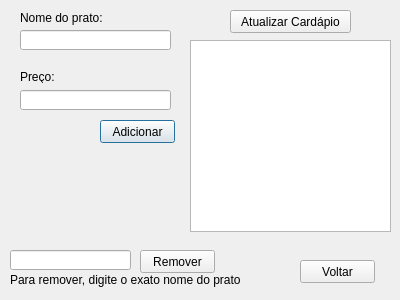
<?xml version="1.0" encoding="UTF-8"?>
<ui version="4.0">
 <class>mudarCardapio</class>
 <widget class="QDialog" name="mudarCardapio">
  <property name="geometry">
   <rect>
    <x>0</x>
    <y>0</y>
    <width>400</width>
    <height>300</height>
   </rect>
  </property>
  <property name="windowTitle">
   <string>Dialog</string>
  </property>
  <widget class="QPushButton" name="pushButton">
   <property name="geometry">
    <rect>
     <x>100</x>
     <y>120</y>
     <width>75</width>
     <height>23</height>
    </rect>
   </property>
   <property name="text">
    <string>Adicionar</string>
   </property>
  </widget>
  <widget class="QPushButton" name="pushButton_2">
   <property name="geometry">
    <rect>
     <x>140</x>
     <y>250</y>
     <width>75</width>
     <height>23</height>
    </rect>
   </property>
   <property name="text">
    <string>Remover</string>
   </property>
  </widget>
  <widget class="QPushButton" name="pushButton_3">
   <property name="geometry">
    <rect>
     <x>230</x>
     <y>10</y>
     <width>121</width>
     <height>23</height>
    </rect>
   </property>
   <property name="text">
    <string>Atualizar Cardápio</string>
   </property>
  </widget>
  <widget class="QLineEdit" name="lineEdit">
   <property name="geometry">
    <rect>
     <x>10</x>
     <y>250</y>
     <width>121</width>
     <height>20</height>
    </rect>
   </property>
  </widget>
  <widget class="QLabel" name="label">
   <property name="geometry">
    <rect>
     <x>10</x>
     <y>270</y>
     <width>251</width>
     <height>20</height>
    </rect>
   </property>
   <property name="text">
    <string>Para remover, digite o exato nome do prato</string>
   </property>
  </widget>
  <widget class="QLineEdit" name="lineEdit_2">
   <property name="geometry">
    <rect>
     <x>20</x>
     <y>30</y>
     <width>151</width>
     <height>20</height>
    </rect>
   </property>
  </widget>
  <widget class="QLineEdit" name="lineEdit_3">
   <property name="geometry">
    <rect>
     <x>20</x>
     <y>90</y>
     <width>151</width>
     <height>20</height>
    </rect>
   </property>
  </widget>
  <widget class="QLabel" name="label_2">
   <property name="geometry">
    <rect>
     <x>20</x>
     <y>10</y>
     <width>101</width>
     <height>16</height>
    </rect>
   </property>
   <property name="text">
    <string>Nome do prato:</string>
   </property>
  </widget>
  <widget class="QLabel" name="label_3">
   <property name="geometry">
    <rect>
     <x>20</x>
     <y>70</y>
     <width>47</width>
     <height>13</height>
    </rect>
   </property>
   <property name="text">
    <string>Preço:</string>
   </property>
  </widget>
  <widget class="QTextBrowser" name="textBrowser">
   <property name="geometry">
    <rect>
     <x>190</x>
     <y>40</y>
     <width>201</width>
     <height>192</height>
    </rect>
   </property>
  </widget>
  <widget class="QLabel" name="label_4">
   <property name="geometry">
    <rect>
     <x>20</x>
     <y>230</y>
     <width>141</width>
     <height>16</height>
    </rect>
   </property>
   <property name="text">
    <string/>
   </property>
  </widget>
  <widget class="QPushButton" name="pushButton_4">
   <property name="geometry">
    <rect>
     <x>300</x>
     <y>260</y>
     <width>75</width>
     <height>23</height>
    </rect>
   </property>
   <property name="text">
    <string>Voltar</string>
   </property>
  </widget>
 </widget>
 <resources/>
 <connections/>
</ui>
